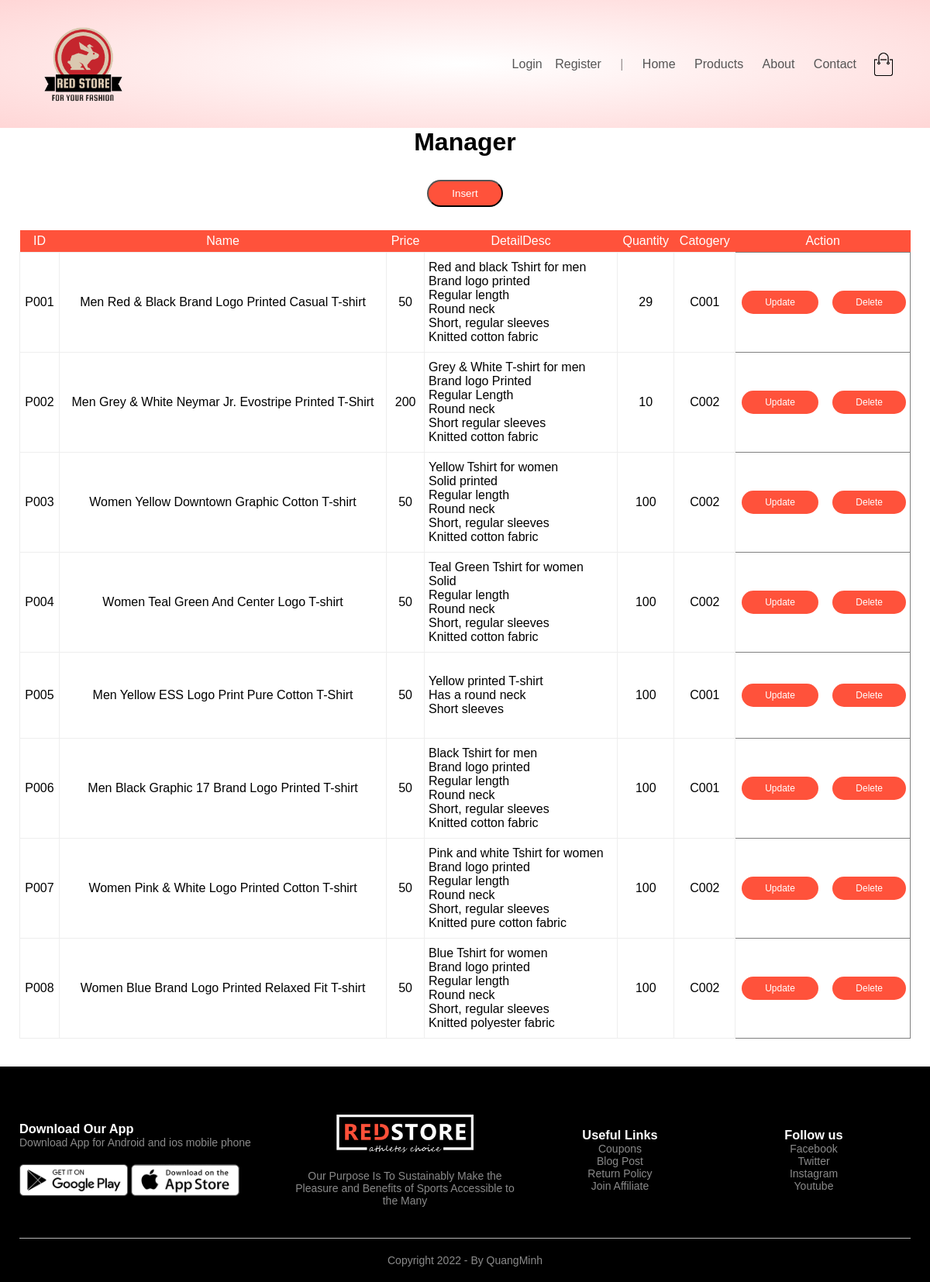
/manager.php, run on the app's committed database.
### tables this page shows
CREATE TABLE `product` (
  `Product_ID` varchar(10) NOT NULL,
  `Product_Name` varchar(100) NOT NULL,
  `Price` bigint(20) NOT NULL,
  `oldPrice` decimal(12,2) DEFAULT NULL,
  `SmallDesc` varchar(1000) DEFAULT NULL,
  `DetailDesc` text NOT NULL,
  `ProDate` date NOT NULL,
  `Pro_qty` int(11) NOT NULL,
  `Pro_image` varchar(200) NOT NULL,
  `Cat_ID` varchar(10) NOT NULL,
  PRIMARY KEY (`Product_ID`),
  KEY `Cat_ID` (`Cat_ID`),
  CONSTRAINT `product_ibfk_1` FOREIGN KEY (`Cat_ID`) REFERENCES `category` (`Cat_ID`)
);

### manager.php (the view, shortened to what this page needs)
<link rel="stylesheet" href="./css/style.css">
<?php
    include_once("connect.php");
?>
<header>
<div class="header">
        <div class="container">
            <div class="navbar">
                <div class="logo">
                    <a href="index.php"><img src="./images/logo.png" width="125px"></a>
                </div>
                <nav>
                    <ul id="MenuItems">
                        <li>
                    <?php
                        if(isset($_SESSION['user'])){
                            if(time() - $_SESSION['timeout'] > 1800){
                                session_unset();
                                session_destroy();
                                header("Location: login.php");
                            }
                            else{
                                if($_SESSION['user'] == 'admin'){
                                ?>
                                    <a href="#" class="nav-item nav-link">Welcome, <?=$_SESSION['user']?></a>
                                    <a style="padding-left: 12px;" href="logout.php" class="nav-item nav-link">Logout</a>
                                    <a style="padding-left: 12px;" href="manager.php" class="nav-item nav-link">Manager</a>
                                <?php
                                }
                                else{
                                    ?>
                                        <a href="#" class="nav-item nav-link">Welcome, <?=$_SESSION['user']?></a>
                                        <a style="padding-left: 12px;" href="logout.php" class="nav-item nav-link">Logout</a>
                                    <?php
                                    }
                                }
                            }
                        else{
                            ?>
                                <a href="login.php" class="nav-item nav-link">Login</a>
                                <a style="padding-left: 12px;" href="register.php" class="nav-item nav-link">Register</a>
                            <?php
                        } ?></li>
                        <li style="opacity: 0.4;">|</li>
                        <li><a href="index.php">Home</a></li>
                        <li><a href="products.php">Products</a></li>
                        <li><a href="">About</a></li>
                        <li><a href="">Contact</a></li>
                    </ul>
                </nav>
                <a href="cart.php"><img src="images/cart.png" width="30px" height="30px"></a>
            </div>
        </div>
    </div>
</header>
<body>
<div id="main">
                <div style="text-align: center;" className="page-heading pb-2 mt-4 mb-2 ">
                    <h1>Manager</h1>
                    <a href="insert.php"><button type="button" class="btn btn-outline-primary">Insert</button></a>
                </div>
                <div class="page-content">
        <?php
            $sql1 = "SELECT * from product";
            $rel1 = mysqli_query($conn,$sql1);
        ?>
                <div class="container mb-3">
                    <table class="table table-striped">
                        <thead>
                            <tr>
                            <th scope="col">ID</th>
                            <th scope="col">Name</th>
                            <th scope="col">Price</th>
                            <th scope="col">DetailDesc</th>
                            <th scope="col">Quantity</th>
                            <th scope="col">Catogery</th>
                            <th style="text-align: center;" scope="col" colspan="2">Action</th>
                            </tr>
                        </thead>
                        <tbody>
                            <?php
                                while($row = mysqli_fetch_assoc($rel1) ) {
                            ?>
                            <tr id="table">
                                <td id="table"><?=$row['Product_ID']?></td>
                                <td id="table"><?=$row['Product_Name']?></td>
                                <td id="table"><?=$row['Price']?></td>
                                <td style="text-align: left;"  id="table"><?=$row['DetailDesc']?></td>
                                <td id="table"><?=$row['Pro_qty']?></td>
                                <td id="table"><?=$row['Cat_ID']?></td>
                                <td>
                                    <a href="update.php?id=<?=$row['Product_ID']?>" class="btn btn-warning rounded-pill">Update</a>
                                </td>
                                <td>
                                    <a href="delete.php?id=<?=$row['Product_ID']?>" class="btn btn-warning rounded-pill">Delete</a>
                                </td>
                            </tr>
                            <?php
                            }
                            ?>
                        </tbody>
                    </table>
                </div>
                </div>
                <br>
                <br>
    </div>
    <div class="footer">
        <div class="container">
            <div class="row">
                <div class="footer-col-1">
                    <h3>Download Our App</h3>
                    <p>Download App for Android and ios mobile phone</p>
                    <div class="app-logo">
                        <img src="images/play-store.png">
                        <img src="images/app-store.png">
                    </div>
                </div>
                <div class="footer-col-2">
                    <img src="images/logo-white.png">
                    <p>Our Purpose Is To Sustainably Make the Pleasure and
                        Benefits of Sports Accessible to the Many</p>
                </div>
                <div class="footer-col-3">
                    <h3>Useful Links</h3>
                    <ul>
                        <li>Coupons</li>
                        <li>Blog Post</li>
                        <li>Return Policy</li>
                        <li>Join Affiliate</li>
                    </ul>
                </div>
                <div class="footer-col-4">
                    <h3>Follow us</h3>
                    <ul>
                        <li>Facebook</li>
                        <li>Twitter</li>
                        <li>Instagram</li>
                        <li>Youtube </li>
                    </ul>
                </div>
            </div>
            <hr>
            <p class="Copyright">Copyright 2022 - By QuangMinh</p>
        </div>
    </div>
</body>

### css/style.css (style rules this page uses)
* { margin: 0; padding: 0; box-sizing: border-box; }
#table { border-style: ridge; border-width: 0.8px; text-align: center; }
body { font-family: 'Poppins', sans-serif; }
.navbar { display: flex; align-items: center; padding: 20px; }
nav { flex: 1; text-align: right; }
nav ul { display: block; list-style-type: none; }
nav ul li { display: inline-block; margin-right: 20px; }
a { text-decoration: none; color: #555; }
p { color: #555; }
.container { max-width: 1300px; margin: auto; padding-left: 25px; padding-right: 25px; }
.row { display: flex; align-items: center; flex-wrap: wrap; justify-content: space-around; }
.btn { display: inline-block; background: #ff523b; color: #fff; padding: 8px 30px; margin: 30px 0; border-radius: 30px; transition: background 0.5s; }
.header { background: radial-gradient(#fff,#ffd6d6); }
.footer { background: #000; color: #8a8a8a; font-size: 14px; padding: 60px 0 20px; }
.footer p { color: #8a8a8a; }
.footer h3 { color: #fff; }
.footer-col-1, .footer-col-2, .footer-col-3, .footer-col-4 { min-width: 250px; margin-bottom: 20px; }
.footer-col-1 { flex-basis: 30%; }
.footer-col-2 { flex: 1; text-align: center; }
.footer-col-2 img { width: 180px; margin-bottom: 20px; }
.footer-col-3, .footer-col-4 { flex-basis: 12%; text-align: center; }
ul { list-style-type: none; }
.app-logo { margin-top: 20px; }
.app-logo img { width: 140px; }
.footer hr { border: none; background: #b5b5b5; height: 1px; margin: 20px 0; }
.Copyright { text-align: center; }
table { width: 100%; border-collapse: collapse; }
th { text-align: center; padding: 5px; color: #fff; background: #ff523b; font-weight: normal; }
td { padding: 10px 5px; }
td a { color: #ff523b; font-size: 12px; }
td:last-child { text-align: right; }

### data on the page
product: Product_ID "P001", Product_Name "Men Red & Black Brand Logo Printed Casual T-shirt", Price "50", DetailDesc "Red and black Tshirt for men Brand logo printed Regular length Round neck Short, regular sleeves Knitted cotton fabric", Pro_qty "29", Cat_ID "C001"
product: Product_ID "P002", Product_Name "Men Grey & White Neymar Jr. Evostripe Printed T-Shirt", Price "200", DetailDesc "Grey & White T-shirt for men Brand logo Printed Regular Length Round neck Short regular sleeves Knitted cotton fabric", Pro_qty "10", Cat_ID "C002"
product: Product_ID "P003", Product_Name "Women Yellow Downtown Graphic Cotton T-shirt", Price "50", DetailDesc "Yellow Tshirt for women Solid printed Regular length Round neck Short, regular sleeves Knitted cotton fabric", Pro_qty "100", Cat_ID "C002"
product: Product_ID "P004", Product_Name "Women Teal Green And Center Logo T-shirt", Price "50", DetailDesc "Teal Green Tshirt for women Solid Regular length Round neck Short, regular sleeves Knitted cotton fabric", Pro_qty "100", Cat_ID "C002"
product: Product_ID "P005", Product_Name "Men Yellow ESS Logo Print Pure Cotton T-Shirt", Price "50", DetailDesc "Yellow printed T-shirt Has a round neck Short sleeves", Pro_qty "100", Cat_ID "C001"
product: Product_ID "P006", Product_Name "Men Black Graphic 17 Brand Logo Printed T-shirt", Price "50", DetailDesc "Black Tshirt for men Brand logo printed Regular length Round neck Short, regular sleeves Knitted cotton fabric", Pro_qty "100", Cat_ID "C001"
product: Product_ID "P007", Product_Name "Women Pink & White Logo Printed Cotton T-shirt", Price "50", DetailDesc "Pink and white Tshirt for women Brand logo printed Regular length Round neck Short, regular sleeves Knitted pure cotton fabric", Pro_qty "100", Cat_ID "C002"
product: Product_ID "P008", Product_Name "Women Blue Brand Logo Printed Relaxed Fit T-shirt", Price "50", DetailDesc "Blue Tshirt for women Brand logo printed Regular length Round neck Short, regular sleeves Knitted polyester fabric", Pro_qty "100", Cat_ID "C002"
